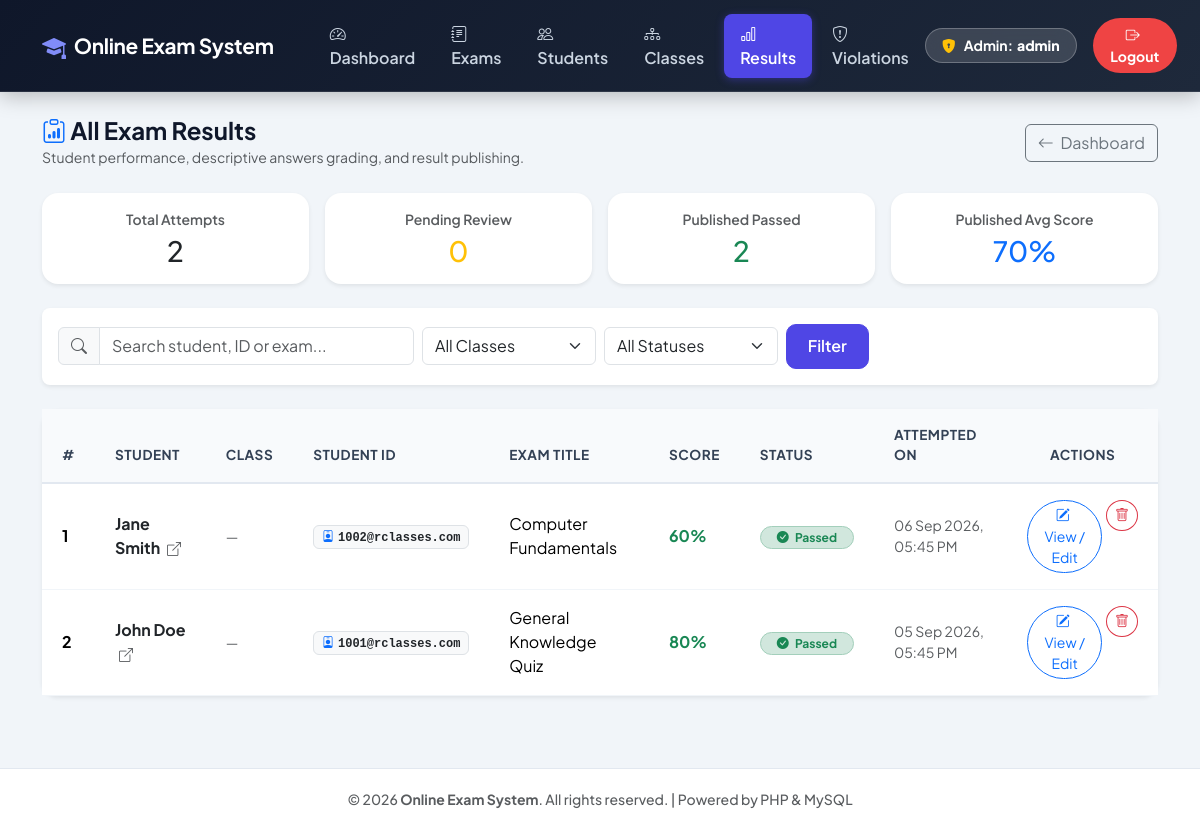
The page /admin/view-results.php (signed in) on the database as committed earlier.
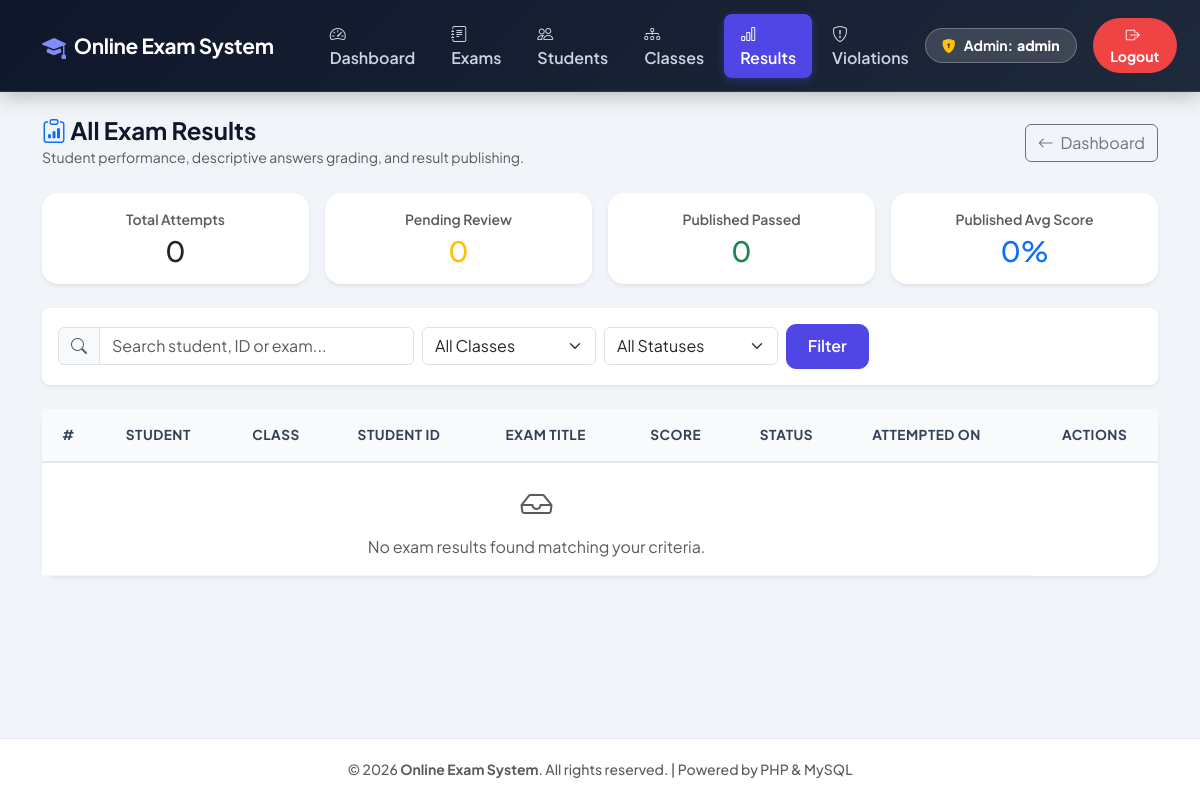
The same page on the database as committed later.
### tables this page shows
CREATE TABLE IF NOT EXISTS `results` (
    `id`           INT AUTO_INCREMENT PRIMARY KEY,
    `student_id`   INT          NOT NULL,
    `exam_id`      INT          NOT NULL,
    `score`        INT          NOT NULL,
    `status`       VARCHAR(20)  NOT NULL DEFAULT 'published',
    `admin_feedback` TEXT       NULL,
    `attempted_at` DATETIME     NOT NULL DEFAULT CURRENT_TIMESTAMP,
    `evaluated_at` DATETIME     NULL,
    FOREIGN KEY (`student_id`) REFERENCES `students`(`id`) ON DELETE CASCADE,
    FOREIGN KEY (`exam_id`)    REFERENCES `exams`(`id`)    ON DELETE CASCADE
);

CREATE TABLE IF NOT EXISTS `students` (
    `id`       INT AUTO_INCREMENT PRIMARY KEY,
    `name`     VARCHAR(100) NOT NULL,
    `email`    VARCHAR(100) NOT NULL UNIQUE,
    `password` VARCHAR(255) NOT NULL,
    `class_id` INT NULL,
    FOREIGN KEY (`class_id`) REFERENCES `classes`(`id`) ON DELETE SET NULL
);

CREATE TABLE IF NOT EXISTS `exams` (
    `id`               INT AUTO_INCREMENT PRIMARY KEY,
    `title`            VARCHAR(150) NOT NULL,
    `duration_minutes` INT          NOT NULL DEFAULT 30,
    `result_mode`      VARCHAR(20)  NOT NULL DEFAULT 'instant',
    `start_at`         DATETIME     NULL,
    `end_at`           DATETIME     NULL
);

### admin/view-results.php (the view, shortened to what the rows shown need)
<?php
include '../includes/header.php';
include '../config/db.php';
$where_clauses = [];
$where_sql = !empty($where_clauses) ? "WHERE " . implode(" AND ", $where_clauses) : "";
$sql = "SELECT r.*, s.name AS student_name, s.email, c.name AS class_name,
         e.title AS exam_title,
         (SELECT COUNT(*) FROM questions q WHERE q.exam_id = e.id) AS total_q,
         (SELECT COUNT(*) FROM questions q WHERE q.exam_id = e.id AND q.question_type = 'descriptive') AS desc_q_count
         FROM results r
         JOIN students s ON r.student_id = s.id
         LEFT JOIN classes c ON s.class_id = c.id
         JOIN exams e ON r.exam_id = e.id
         $where_sql
         ORDER BY r.attempted_at DESC";
$stmt_results = mysqli_prepare($conn, $sql);
$results_list = [];
if ($stmt_results) {
    mysqli_stmt_execute($stmt_results);
    $res = mysqli_stmt_get_result($stmt_results);
    if ($res) {
        while ($row = mysqli_fetch_assoc($res)) {
            $results_list[] = $row;
        }
    }
}
?>
<div class="card shadow-sm border-0 rounded-4 mb-5">
    <div class="card-body p-0">
        <div class="table-responsive">
            <table class="table custom-table align-middle mb-0">
                <thead>
                    <tr>
                        <th class="ps-4">#</th>
                        <th>Student</th>
                        <th>Class</th>
                        <th>Student ID</th>
                        <th>Exam Title</th>
                        <th>Score</th>
                        <th>Status</th>
                        <th>Attempted On</th>
                        <th class="text-center pe-4">Actions</th>
                    </tr>
                </thead>
                <tbody>
                    <?php
                    if (!empty($results_list)):
                        $i = 1;
                        foreach ($results_list as $r):
                            $is_pending = (($r['status'] ?? 'published') === 'pending');
                            $passed     = $r['score'] >= 50;
                    ?>
                        <tr>
                            <td class="ps-4 fw-bold"><?php echo $i++; ?></td>
                            <td>
                                <a href="student-profile.php?id=<?php echo $r['student_id']; ?>" class="fw-bold text-dark text-decoration-none">
                                    <?php echo htmlspecialchars($r['student_name']); ?>
                                    <i class="bi bi-box-arrow-up-right ms-1 small text-muted"></i>
                                </a>
                            </td>
                            <td>
                                <?php if (!empty($r['class_name'])): ?>
                                    <span class="badge bg-primary-subtle text-primary border border-primary-subtle rounded-pill px-2 py-1 small">
                                        <?php echo htmlspecialchars($r['class_name']); ?>
                                    </span>
                                <?php else: ?>
                                    <span class="text-muted small">—</span>
                                <?php endif; ?>
                            </td>
                            <td><span class="badge bg-light text-dark border font-monospace"><i class="bi bi-person-badge me-1 text-primary"></i><?php echo htmlspecialchars($r['email']); ?></span></td>
                            <td>
                                <?php echo htmlspecialchars($r['exam_title']); ?>
                            </td>
                            <td>
                                <?php if ($is_pending): ?>
                                    <span class="badge bg-warning-subtle text-warning border border-warning-subtle fw-bold">
                                        Draft: <?php echo $r['score']; ?>%
                                    </span>
                                <?php else: ?>
                                    <span class="fw-bold fs-6 <?php echo $passed ? 'text-success' : 'text-danger'; ?>">
                                        <?php echo $r['score']; ?>%
                                    </span>
                                <?php endif; ?>
                            </td>
                            <td>
                                <?php if ($is_pending): ?>
                                    <span class="badge bg-warning text-dark border rounded-pill px-3 py-1 fw-bold">
                                        <i class="bi bi-hourglass-split me-1"></i> Pending Review
                                    </span>
                                <?php elseif ($passed): ?>
                                    <span class="badge bg-success-subtle text-success border border-success-subtle rounded-pill px-3 py-1 fw-bold">
                                        <i class="bi bi-check-circle-fill me-1"></i> Passed
                                    </span>
                                <?php else: ?>
                                    <span class="badge bg-danger-subtle text-danger border border-danger-subtle rounded-pill px-3 py-1 fw-bold">
                                        <i class="bi bi-x-circle-fill me-1"></i> Failed
                                    </span>
                                <?php endif; ?>
                            </td>
                            <td class="text-muted small"><?php echo date('d M Y, h:i A', strtotime($r['attempted_at'])); ?></td>
                            <td class="text-center pe-4">
                                <div class="btn-group gap-1">
                                    <button type="button"
                                            class="btn btn-sm <?php echo $is_pending ? 'btn-warning text-dark fw-bold' : 'btn-outline-primary'; ?> rounded-pill px-3"
                                            data-bs-toggle="modal"
                                            data-bs-target="#reviewModal<?php echo $r['id']; ?>"
                                            title="Review Submission & Grade">
                                        <i class="bi bi-pencil-square me-1"></i> <?php echo $is_pending ? 'Review & Grade' : 'View / Edit'; ?>
                                    </button>
                                    <form method="POST" action="view-results.php" style="display:inline;" onsubmit="return confirm('Are you sure you want to delete this result record?');">
                                        <button type="submit" class="btn btn-sm btn-outline-danger rounded-circle" title="Delete Result">
                                            <i class="bi bi-trash"></i>
                                        </button>
                                    </form>
                                </div>
                            </td>
                        </tr>
                    <?php
                        endforeach;
                    endif; ?>
                </tbody>
            </table>
        </div>
    </div>
</div>
<?php include '../includes/footer.php'; ?>

Rows that differ between the two databases and show on the page:
removed results: student.name "Jane Smith", student.email "1002@rclasses.com", exam.title "Computer Fundamentals", score "60", status "published" (drawn), attempted_at "06 Sep 2026, 05:45 PM"
removed results: student.name "John Doe", student.email "1001@rclasses.com", exam.title "General Knowledge Quiz", score "80", status "published" (drawn), attempted_at "05 Sep 2026, 05:45 PM"
Other text that changed with them:
$total_attempts: "2" → "0"
$passed_count: "2" → "0"
$avg_score: "70" → "0"
text now shown: "No exam results found matching your criteria."
